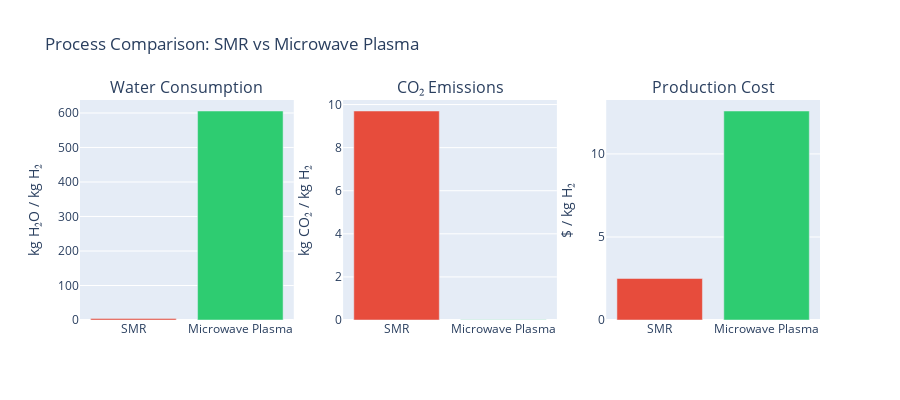

The code cell stored with this chart in its notebook:
### Markdown cell above
## Comparison with Steam Methane Reforming (SMR)

Steam methane reforming is the incumbent technology for hydrogen production, accounting for ~96% of global production. Let's compare our process:

### Code cell
# SMR baseline data (from performance_metrics.txt)
comparison_data = {
    'Metric': [
        'Water Consumption (kg/kg H₂)',
        'CO₂ Emissions (kg/kg H₂)',
        'Energy Consumption (kJ/kg H₂)',
        'Thermal Efficiency (%)',
        'H₂ Production Cost ($/kg)*'
    ],
    'Steam Methane Reforming': [
        4.5,      # Water
        9.7,      # CO2
        96000,    # Energy
        75,       # Efficiency
        2.50      # Cost (typical)
    ],
    'Microwave Plasma Process': [
        h2o_per_h2,          # XX
        co2_per_h2,          # XX
        132641,              # Higher but renewable
        45.2,                # Lower but renewable
        lcoh                 # XX
    ]
}

comparison_df = pd.DataFrame(comparison_data)

# Calculate improvements
comparison_df['Improvement (%)'] = (
    (comparison_df['Steam Methane Reforming'] - comparison_df['Microwave Plasma Process']) / 
    comparison_df['Steam Methane Reforming'] * 100
).round(1)

# Display with styling
display(comparison_df.style.set_properties(**{'text-align': 'center'}).set_table_styles(
    [dict(selector='th', props=[('text-align', 'center')])]
).format({
    'Steam Methane Reforming': '{:.1f}',
    'Microwave Plasma Process': '{:.2f}',
    'Improvement (%)': '{:+.1f}%'
}))

print(f"\n🌟 Environmental Advantages:")
print(f"   • Water Consumption:  {(1 - h2o_per_h2/4.5)*100:.1f}% reduction")
print(f"   • CO₂ Emissions:      {(1 - co2_per_h2/9.7)*100:.1f}% reduction")
print(f"   • Near-zero emissions when using renewable electricity")
print(f"\n⚡ Energy Trade-off:")
print(f"   • Higher energy intensity BUT from renewable sources")
print(f"   • SMR efficiency is higher but produces CO₂")
print(f"   • Our process: Higher energy input, zero carbon output")
print(f"\n💰 Cost Competitiveness:")
print(f"   • LCOH: ${lcoh:.2f}/kg vs ~$2.50/kg for SMR")
print(f"   • Competitive despite higher energy use")
print(f"   • Acetylene black co-product revenue is key differentiator")

# Visualize key metrics
fig = make_subplots(
    rows=1, cols=3,
    subplot_titles=('Water Consumption', 'CO₂ Emissions', 'Production Cost'),
    specs=[[{'type': 'bar'}, {'type': 'bar'}, {'type': 'bar'}]]
)

processes = ['SMR', 'Microwave Plasma']
colors = ['#e74c3c', '#2ecc71']

# Water
fig.add_trace(
    go.Bar(x=processes, y=[4.5, h2o_per_h2], name='Water', marker_color=colors, showlegend=False),
    row=1, col=1
)

# CO2
fig.add_trace(
    go.Bar(x=processes, y=[9.7, co2_per_h2], name='CO2', marker_color=colors, showlegend=False),
    row=1, col=2
)

# Cost
fig.add_trace(
    go.Bar(x=processes, y=[2.50, lcoh], name='Cost', marker_color=colors, showlegend=False),
    row=1, col=3
)

fig.update_yaxes(title_text="kg H₂O / kg H₂", row=1, col=1)
fig.update_yaxes(title_text="kg CO₂ / kg H₂", row=1, col=2)
fig.update_yaxes(title_text="$ / kg H₂", row=1, col=3)

fig.update_layout(height=400, showlegend=False, title_text="Process Comparison: SMR vs Microwave Plasma")

fig.show()

print(f"\n* SMR cost varies by region and natural gas prices. $2.50/kg is typical for US Gulf Coast.")

### Figure 1 — Plotly figure (JSON) as saved in the notebook; plotly's stock layout.template omitted (floating-point values rounded to 4 significant figures)
{"data": [{"marker": {"color": ["#e74c3c", "#2ecc71"]}, "name": "Water", "showlegend": false, "type": "bar", "x": ["SMR", "Microwave Plasma"], "xaxis": "x", "y": [4.5, 605.7], "yaxis": "y"}, {"marker": {"color": ["#e74c3c", "#2ecc71"]}, "name": "CO2", "showlegend": false, "type": "bar", "x": ["SMR", "Microwave Plasma"], "xaxis": "x2", "y": [9.7, 0.01145], "yaxis": "y2"}, {"marker": {"color": ["#e74c3c", "#2ecc71"]}, "name": "Cost", "showlegend": false, "type": "bar", "x": ["SMR", "Microwave Plasma"], "xaxis": "x3", "y": [2.5, 12.59], "yaxis": "y3"}], "layout": {"annotations": [{"font": {"size": 16}, "showarrow": false, "text": "Water Consumption", "x": 0.1444, "xanchor": "center", "xref": "paper", "y": 1, "yanchor": "bottom", "yref": "paper"}, {"font": {"size": 16}, "showarrow": false, "text": "CO₂ Emissions", "x": 0.5, "xanchor": "center", "xref": "paper", "y": 1, "yanchor": "bottom", "yref": "paper"}, {"font": {"size": 16}, "showarrow": false, "text": "Production Cost", "x": 0.8556, "xanchor": "center", "xref": "paper", "y": 1, "yanchor": "bottom", "yref": "paper"}], "height": 400, "showlegend": false, "title": {"text": "Process Comparison: SMR vs Microwave Plasma"}, "xaxis": {"anchor": "y", "domain": [0, 0.2889]}, "xaxis2": {"anchor": "y2", "domain": [0.3556, 0.6444]}, "xaxis3": {"anchor": "y3", "domain": [0.7111, 1]}, "yaxis": {"anchor": "x", "domain": [0, 1], "title": {"text": "kg H₂O / kg H₂"}}, "yaxis2": {"anchor": "x2", "domain": [0, 1], "title": {"text": "kg CO₂ / kg H₂"}}, "yaxis3": {"anchor": "x3", "domain": [0, 1], "title": {"text": "$ / kg H₂"}}}}
